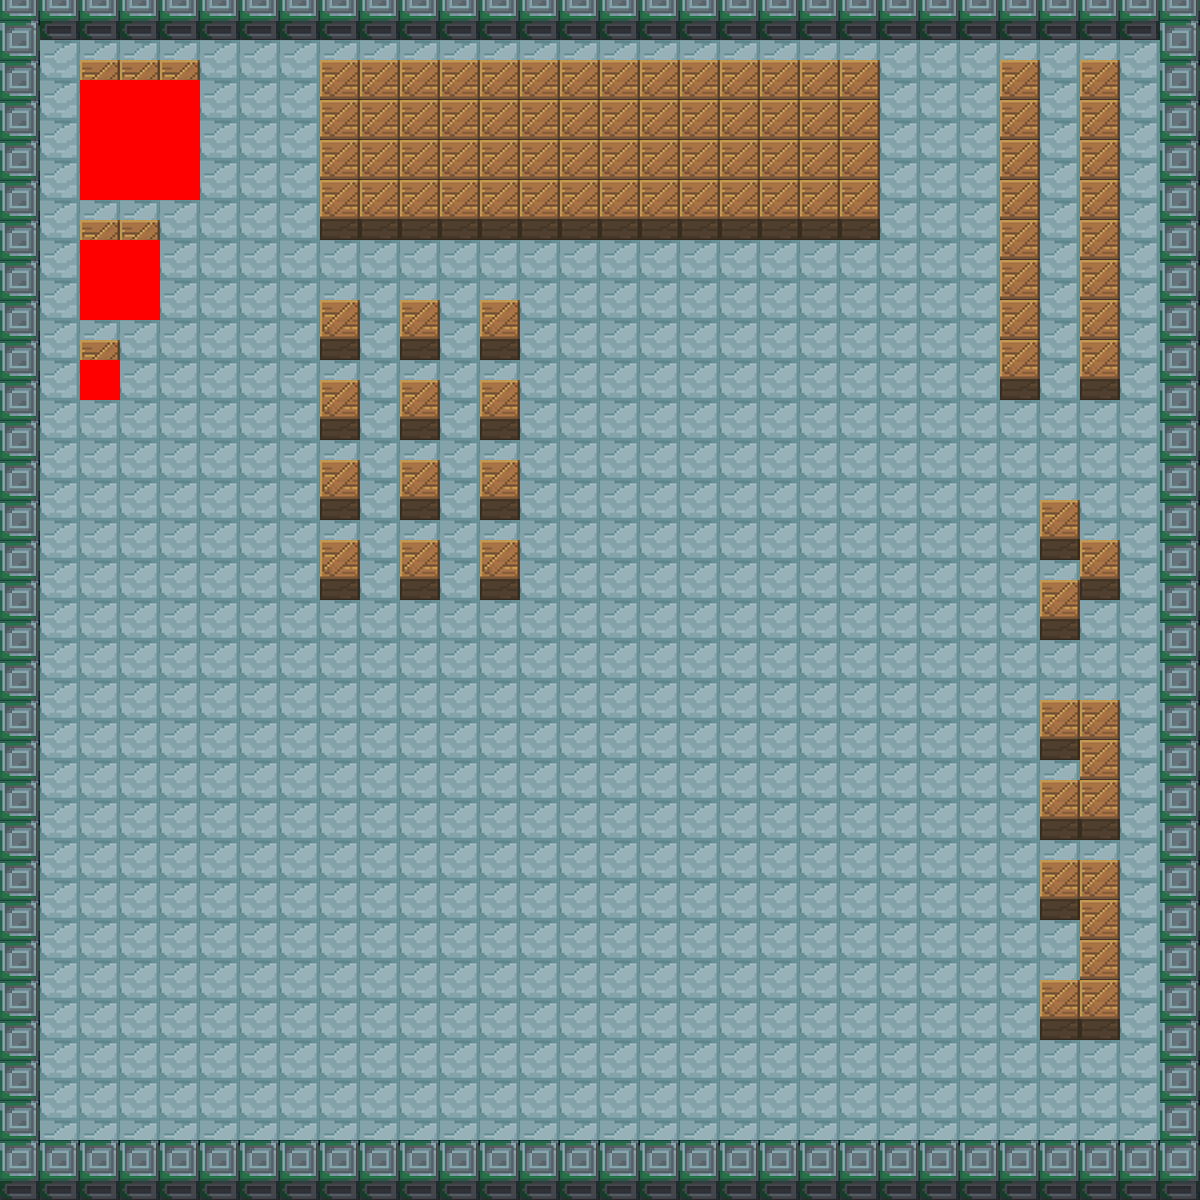

This is a level from a 2D game, rendered from its Tiled map with the project's own tilesets. A one-line summary and the map file follow, with tile-layer data summarised:
An orthogonal 30x30 tile map with 40x40 px tiles, 3 tile layers (Base, Barrier, Meta), 3 tilesets and 1 object (CharacterPoint).

<map version="1.2" tiledversion="1.3.4" orientation="orthogonal" renderorder="right-down" width="30" height="30" tilewidth="40" tileheight="40" infinite="0" nextlayerid="7" nextobjectid="4">
 <tileset firstgid="1" name="冰地板2" tilewidth="40" tileheight="40" tilecount="1" columns="1">
  <image source="冰地板2.png" width="40" height="40" />
 </tileset>
 <tileset firstgid="2" name="Barrier" tilewidth="40" tileheight="60" tilecount="2" columns="2">
  <image source="Barrier.png" width="80" height="60" />
 </tileset>
 <tileset firstgid="4" name="meta_tiles" tilewidth="40" tileheight="40" tilecount="7" columns="7">
  <image source="meta_tiles.png" width="280" height="70" />
  <tile id="0">
   <properties>
    <property name="Collidable" value="true" />
   </properties>
  </tile>
 </tileset>
 <layer id="1" name="Base" width="30" height="30">
  <properties>
   <property name="cc_vertexz" value="-500" />
  </properties>
  <data>[900 cells, 788 non-empty, 1 distinct tile ids]</data>
 </layer>
 <layer id="2" name="Barrier" width="30" height="30">
  <properties>
   <property name="cc_vertexz" value="automatic" />
  </properties>
  <data>[900 cells, 228 non-empty, 2 distinct tile ids]</data>
 </layer>
 <objectgroup id="3" name="Object">
  <object id="1" name="CharacterPoint" x="100" y="458" />
 </objectgroup>
 <layer id="4" name="Meta" width="30" height="30">
  <properties>
   <property name="Collidable" value="true" />
  </properties>
  <data>[900 cells, 14 non-empty, 1 distinct tile ids]</data>
 </layer>
</map>
